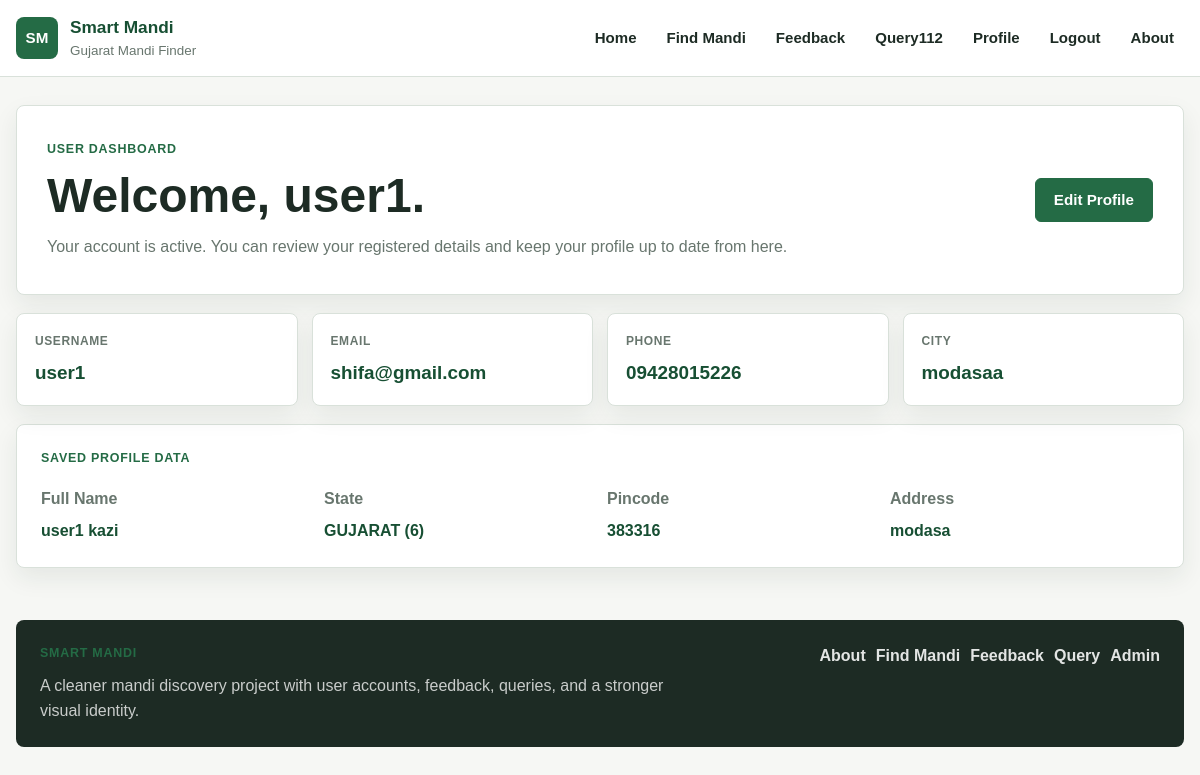
The page /users/dashboard/ (signed in) on the database its author committed.
### user_app/models.py (models this page shows, shortened)
class UserProfile(models.Model):
    user = models.OneToOneField(User, on_delete=models.CASCADE, related_name="profile")
    phone_number = models.CharField(max_length=15)
    address = models.TextField(blank=True)
    city = models.CharField(max_length=120, blank=True)
    state = models.CharField(max_length=120, blank=True)
    pincode = models.CharField(max_length=10, blank=True)
    created_at = models.DateTimeField(auto_now_add=True)
    updated_at = models.DateTimeField(auto_now=True)

### user_app/views.py (the view)
# urls.py: path("", views.dashboard_view, name="dashboard"),
@login_required
def dashboard_view(request):
    if request.user.is_staff or request.user.is_superuser:
        return redirect("admin_dashboard:dashboard")
    profile, _ = UserProfile.objects.get_or_create(
        user=request.user,
        defaults={"phone_number": "0000000000"},
    )
    return render(request, "user_app/dashboard.html", {"profile": profile})

### templates/user_app/dashboard.html (shortened to what this page needs)
{% extends 'base.html' %}
{% block content %}
<section class="hero-panel compact-hero">
    <div>
        <div class="section-title">User Dashboard</div>
        <h1>Welcome, {{ request.user.first_name|default:request.user.username }}.</h1>
        <p>Your account is active. You can review your registered details and keep your profile up to date from here.</p>
    </div>
    <a href="{% url 'user_app:profile' %}" class="btn btn-primary">Edit Profile</a>
</section>
<section class="stats-grid">
    <div class="stat-chip">
        <span class="label">Username</span>
        <strong>{{ request.user.username }}</strong>
    </div>
    <div class="stat-chip">
        <span class="label">Email</span>
        <strong>{{ request.user.email }}</strong>
    </div>
    <div class="stat-chip">
        <span class="label">Phone</span>
        <strong>{{ profile.phone_number }}</strong>
    </div>
    <div class="stat-chip">
        <span class="label">City</span>
        <strong>{{ profile.city|default:"Not added" }}</strong>
    </div>
</section>
<section class="content-card">
    <div class="section-title">Saved Profile Data</div>
    <div class="detail-grid">
        <div><span class="detail-label">Full Name</span><strong>{{ request.user.first_name }} {{ request.user.last_name }}</strong></div>
        <div><span class="detail-label">State</span><strong>{{ profile.state|default:"Not added" }}</strong></div>
        <div><span class="detail-label">Pincode</span><strong>{{ profile.pincode|default:"Not added" }}</strong></div>
        <div><span class="detail-label">Address</span><strong>{{ profile.address|default:"Not added" }}</strong></div>
    </div>
</section>
{% endblock %}

### static/css/theme.css (style rules this page uses)
:root { --page: #f6f7f4; --surface: #ffffff; --surface-soft: #eef3ed; --ink: #1d2b24; --muted: #68766e; --green: #246b45; --green-dark: #174f33; --blue: #2f5e7d; --amber: #b96f24; --red: #a33a32; --border: #d9e1da; --shadow: 0 10px 24px rgba(31, 45, 38, 0.08); --radius: 8px; }
* { box-sizing: border-box; }
html { scroll-behavior: smooth; }
body { margin: 0; min-width: 320px; color: var(--ink); background: var(--page); font-family: Arial, Helvetica, sans-serif; line-height: 1.55; }
a { color: inherit; text-decoration: none; }
.flash, .landing-copy, .hero-panel, .content-card, .table-card, .stat-chip, .toolbar, .info-banner, .hero-image-card { background: var(--surface); border: 1px solid var(--border); border-radius: var(--radius); box-shadow: var(--shadow); }
.landing-copy, .hero-panel { padding: 30px; }
.hero-panel { display: flex; align-items: center; justify-content: space-between; gap: 20px; margin-bottom: 18px; }
.compact-hero { min-height: 190px; }
.section-title { margin-bottom: 10px; color: var(--green); text-transform: uppercase; letter-spacing: 0.06em; font-size: 0.78rem; font-weight: 800; }
h1, h2 { margin: 0 0 12px; color: var(--ink); line-height: 1.12; letter-spacing: 0; }
h1 { font-size: clamp(2rem, 4vw, 3.65rem); }
p { margin: 0; color: var(--muted); font-size: 1rem; }
.btn { display: inline-flex; align-items: center; justify-content: center; min-height: 44px; padding: 0 18px; border: 1px solid transparent; border-radius: 6px; font-size: 0.95rem; font-weight: 800; cursor: pointer; transition: background 0.16s ease, border-color 0.16s ease, box-shadow 0.16s ease; }
.btn-primary, .mode-btn.is-active { color: #fff; background: var(--green); border-color: var(--green); }
.hero-metrics, .card-grid, .stats-grid, .detail-grid { display: grid; grid-template-columns: repeat(12, 1fr); gap: 14px; }
.content-card { grid-column: span 6; padding: 24px; }
.form-label, .label, .detail-label { display: block; margin-bottom: 7px; color: var(--muted); font-weight: 700; }
.stats-grid { margin-bottom: 18px; }
.stat-chip { grid-column: span 3; padding: 18px; }
.stat-chip .label { margin-bottom: 8px; text-transform: uppercase; letter-spacing: 0.05em; font-size: 0.75rem; }
.stat-chip strong { color: var(--green-dark); font-size: 1.18rem; }
.detail-grid { margin-top: 18px; }
.detail-grid > div { grid-column: span 3; }
.detail-grid strong { display: block; color: var(--green-dark); }

### rows shown on the page
UserProfile: phone_number "09428015226", city "modasaa", state "GUJARAT (6)", pincode "383316", address "modasa"

### other values the page prints
{{ request.user.first_name|default:request.user.username }} "user1"
{{ request.user.username }} "user1"
{{ request.user.email }} "shifa@gmail.com"
{{ request.user.first_name }} "user1"
{{ request.user.last_name }} "kazi"
